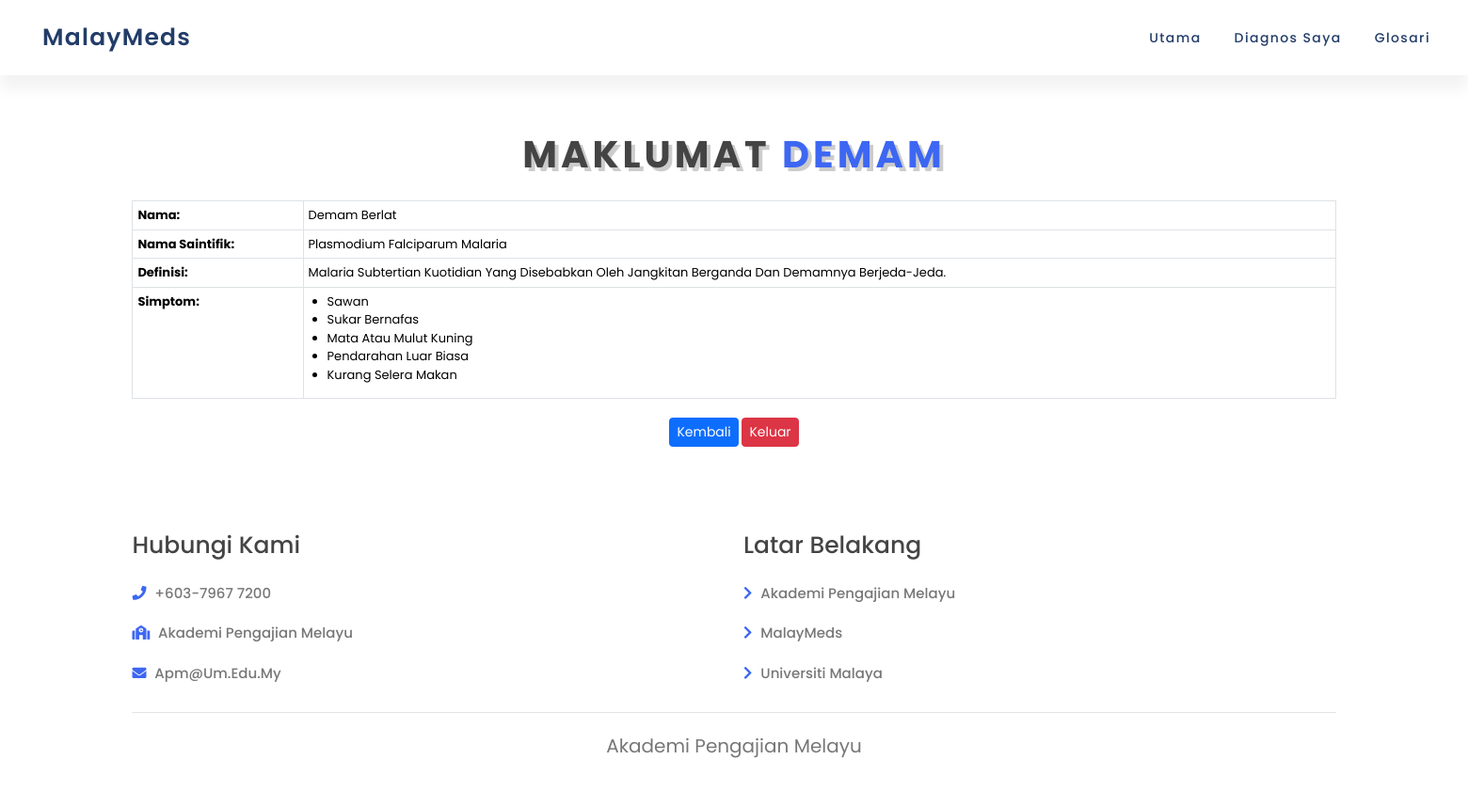
The page /feverinformation/1 on the database its author committed.
### app.py (models this page shows)
class tbl_fever(db.Model):
  fever_id = db.Column(db.Integer, primary_key=True)
  fever_name = db.Column(db.String(255))
  fever_scname = db.Column(db.String(255))
  fever_def = db.Column(db.Text)
  fever_symptoms = db.Column(db.Text)
  herbs = db.relationship('tbl_herbs_fever', backref=db.backref('tbl_fever', cascade='all, delete-orphan', single_parent=True))
  methods = db.relationship('tbl_method_fever', backref=db.backref('tbl_fever', cascade='all, delete-orphan', single_parent=True))
  treatment = db.relationship('tbl_treatment', backref=db.backref('tbl_fever', cascade='all, delete-orphan', single_parent=True))

### app.py (the view)
@app.route('/feverinformation/<int:fever_id>')
def feverinformation_page(fever_id):
  fever = tbl_fever.query.get(fever_id)
  return render_template('detailfever.html', fever=fever)

### templates/detailfever.html (shortened to what this page needs)
<!DOCTYPE html>
<html lang="en">
<head>
    <link rel="stylesheet" href="{{ url_for('static', filename='css/style.css') }}">
    <link rel="stylesheet" href="https://cdnjs.cloudflare.com/ajax/libs/font-awesome/5.15.4/css/all.min.css">
    <link href="https://cdn.jsdelivr.net/npm/bootstrap@5.3.2/dist/css/bootstrap.min.css" rel="stylesheet">
</head>
<body>
    <header class="main-header">
        <a href="{{ url_for('dashboard') }}" class="logo">
            <span class="logo-text">MalayMeds</span>
        </a>
        <div class="group">
            <ul class="navigation">
                <li><a href="{{ url_for('dashboard') }}">Utama</a></li>
                <li><a href="{{ url_for('diagnoseme_page') }}">Diagnos Saya</a></li>
                <li>
                    <a href="#">Glosari</a>
                </li>
            </ul>
        </div>
    </header>
    <section class="services" id="services">
        <h1 class="page-heading"> Maklumat <span>demam</span> </h1>
        <table class="table table-bordered" style="font-size: 13px; margin-bottom: 20px;">
            <tbody>
                <tr>
                    <td><strong>Nama:</strong></td>
                    <td>{{ fever.fever_name }}</td>
                </tr>
                <tr>
                    <td><strong>Nama Saintifik:</strong></td>
                    <td>{{ fever.fever_scname }}</td>
                </tr>
                <tr>
                    <td><strong>Definisi:</strong></td>
                    <td>{{ fever.fever_def }}</td>
                </tr>
                <tr>
                    <td><strong>Simptom:</strong></td>
                    <td>
                        <ul>
                            {% for symptom in fever.fever_symptoms.split(', ') %}
                                <li>{{ symptom }}</li>
                            {% endfor %}
                        </ul>
                    </td>
                </tr>
            </tbody>
        </table>
        <div class="text-center">
            <a href="{{ url_for('searchfever_page') }}"><button type="button" class="btn btn-primary" style="font-size: 14px;">Kembali</button></a>
            <a href="{{ url_for('dashboard') }}"><button type="button" class="btn btn-danger" style="font-size: 14px;">Keluar</button></a>
        </div>
    </section>
    <section class="footer">
        <div class="box-container">
            <div class="box">
                <h3>Hubungi Kami</h3>
                <a href="#"><i class="fas fa-phone"></i> +603-7967 7200</a>
                <a href="https://apm.um.edu.my/"><i class="fas fa-school"></i> Akademi Pengajian Melayu</a>
                <a href="https://mail.google.com"><i class="fas fa-envelope"></i> apm@um.edu.my </a>
            </div>
            <div class="box">
                <h3>Latar Belakang</h3>
                <a href="https://apm.um.edu.my/sejarah-apm"><i class="fas fa-chevron-right"></i> Akademi Pengajian Melayu</a>
                <a href="#"><i class="fas fa-chevron-right"></i> MalayMeds</a>
                <a href="https://www.um.edu.my/"><i class="fas fa-chevron-right"></i> Universiti Malaya</a>
            </div>
        </div>
        <div class="credit">Akademi Pengajian Melayu</div>
    </section>
</body>
</html>

### static/css/style.css (style rules this page uses)
:root { --blue:#3d67f2; --black: #444; --light-color: #777; --box-shadow: .5rem .5rem 0 rgba(22, 160, 133, .2); --text-shadow: .4rem .4rem 0 rgba(0, 0, 0, .2); --border: .2rem solid var(--blue); }
* { margin: 0; padding: 0; box-sizing: border-box; font-family: 'Poppins', sans-serif; outline: none; border: none; text-transform: capitalize; transition: all .2s ease-out; text-decoration: none; }
body { background-color: #f6f6f7; min-height: 100vh; overflow-x: hidden; }
.main-header { position: absolute; top: 0; left: 0; width: 100%; height: 80px; background: #fff; padding: 20px 40px; display: flex; justify-content: space-between; align-items: center; box-shadow: 0 15px 15px rgba(0, 0, 0, 0.05); }
.logo { display: flex; align-items: center; color: #001f52dd; text-decoration: none; font-size: 2.5rem; font-weight: 530; text-transform: none; letter-spacing: 0.05em; }
.group { display: flex; align-items: center; }
.main-header ul { position: relative; display: flex; gap: 35px; margin: 0; }
.main-header ul li { list-style: none; }
.main-header ul li a { position: relative; text-decoration: none; font-size: 1.4rem; color: #001f52dd; letter-spacing: 0.1em; font-weight: 415; }
.main-header ul li a::before { content: ''; position: absolute; bottom: -2px; width: 100%; height: 2px; background: var(--blue); transform: scaleX(0); transition: transform 0.5s ease-in-out; transform-origin: right; }
html { font-size: 62.5%; overflow-x: hidden; scroll-padding-top: 7rem; scroll-behavior: smooth; }
section { padding: 4rem 9%; }
section:nth-child(odd) { background: #fff; }
.footer .box-container { display: grid; grid-template-columns: repeat(auto-fit, minmax(22rem, 1fr)); gap: 2rem; }
.footer .box-container .box h3 { font-size: 2.5rem; color: var(--black); padding: 1rem 0; }
.footer .box-container .box a { display: block; font-size: 1.5rem; color: var(--light-color); padding: 1rem 0; font-weight: 500; text-decoration: none; }
.footer .box-container .box a i { padding-right: .5rem; color: var(--blue); }
.footer .credit { padding: 1rem; padding-top: 2rem; margin-top: 2rem; text-align: center; font-size: 2rem; color: var(--light-color); border-top: .1rem solid rgba(0, 0, 0, .1); }
.page-heading { text-align: center; padding-bottom: 2rem; padding-top: 10rem; text-shadow: var(--text-shadow); text-transform: uppercase; color: var(--black); font-size: 4rem; letter-spacing: .4rem; font-weight: 700; }
.page-heading span { text-transform: uppercase; color: var(--blue); }

### rows shown on the page
tbl_fever: fever_name "Demam Berlat", fever_scname "Plasmodium Falciparum Malaria", fever_def "Malaria Subtertian Kuotidian Yang Disebabkan Oleh Jangkitan Berganda Dan Demamnya Berjeda-Jeda."

### other values the page prints
{{ symptom }} "Sawan" "Sukar Bernafas" "Mata Atau Mulut Kuning" "Pendarahan Luar Biasa" "Kurang Selera Makan"
